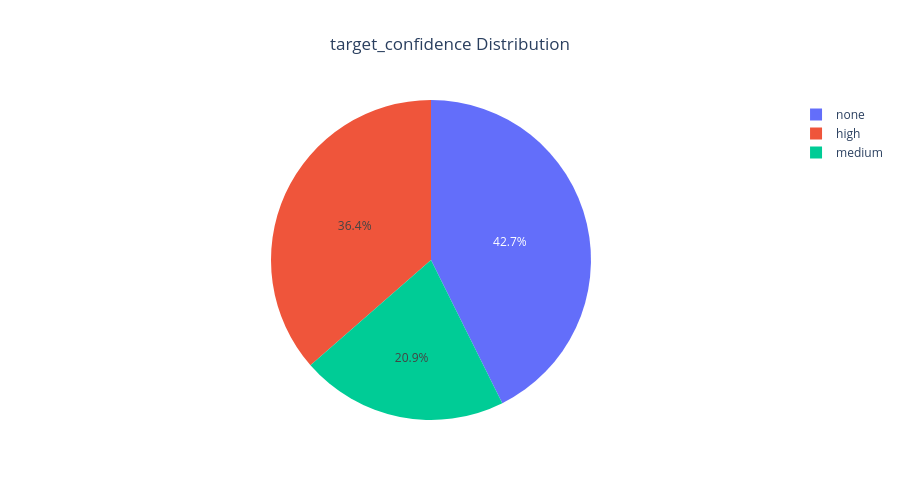

Source (notebook cell):
### Markdown cell above
## **Target Condidence distribution**

### Code cell
pie_chart(output,'target_confidence')

### Figure 1 — Plotly figure (JSON) as saved in the notebook; plotly's stock layout.template omitted (floating-point values rounded to 4 significant figures)
{"data": [{"domain": {"x": [0, 1], "y": [0, 1]}, "hovertemplate": "target_confidence: %{label}<br>Count: %{value}<br>Percentage: %{percent}<extra></extra>", "labels": ["none", "high", "medium"], "legendgroup": "", "name": "", "showlegend": true, "textinfo": "percent", "type": "pie", "values": [184368, 157449, 90458]}], "layout": {"height": 500, "legend": {"tracegroupgap": 0}, "title": {"text": "target_confidence Distribution", "x": 0.5}}}
